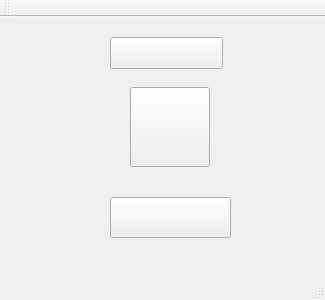
<?xml version="1.0" encoding="UTF-8"?>
<ui version="4.0">
 <class>MainWindow</class>
 <widget class="QMainWindow" name="MainWindow">
  <property name="geometry">
   <rect>
    <x>0</x>
    <y>0</y>
    <width>325</width>
    <height>300</height>
   </rect>
  </property>
  <property name="windowTitle">
   <string>MainWindow</string>
  </property>
  <widget class="QWidget" name="centralWidget">
   <widget class="QPushButton" name="pushButtonText">
    <property name="geometry">
     <rect>
      <x>110</x>
      <y>20</y>
      <width>113</width>
      <height>32</height>
     </rect>
    </property>
    <property name="text">
     <string/>
    </property>
   </widget>
   <widget class="QPushButton" name="pushButtonOnOff">
    <property name="geometry">
     <rect>
      <x>130</x>
      <y>70</y>
      <width>80</width>
      <height>80</height>
     </rect>
    </property>
    <property name="minimumSize">
     <size>
      <width>80</width>
      <height>80</height>
     </size>
    </property>
    <property name="text">
     <string/>
    </property>
    <property name="iconSize">
     <size>
      <width>65</width>
      <height>65</height>
     </size>
    </property>
   </widget>
   <widget class="QPushButton" name="pushButtonMenue">
    <property name="geometry">
     <rect>
      <x>110</x>
      <y>180</y>
      <width>121</width>
      <height>41</height>
     </rect>
    </property>
    <property name="text">
     <string/>
    </property>
   </widget>
  </widget>
  <widget class="QMenuBar" name="menuBar">
   <property name="geometry">
    <rect>
     <x>0</x>
     <y>0</y>
     <width>325</width>
     <height>22</height>
    </rect>
   </property>
  </widget>
  <widget class="QToolBar" name="mainToolBar">
   <attribute name="toolBarArea">
    <enum>TopToolBarArea</enum>
   </attribute>
   <attribute name="toolBarBreak">
    <bool>false</bool>
   </attribute>
  </widget>
  <widget class="QStatusBar" name="statusBar"/>
 </widget>
 <layoutdefault spacing="6" margin="11"/>
 <resources/>
 <connections/>
</ui>
